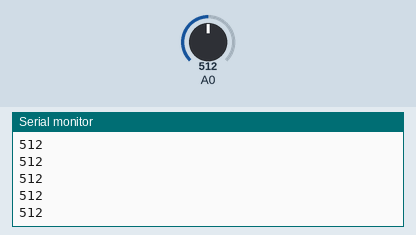
Simulated run of this sketch. Board: Arduino Uno, built with avr-gcc and run on an emulated ATmega328P. Shown: the last lines printed to the serial monitor. The test bench sets the inputs (shaded band); at power-on: A0 = 512.

Above: at 1.2 s.
1.3 s: A0 set to 716
At 1.9 s:
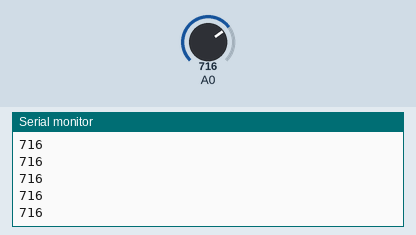
2.8 s: A0 set to 810
At 3.5 s:
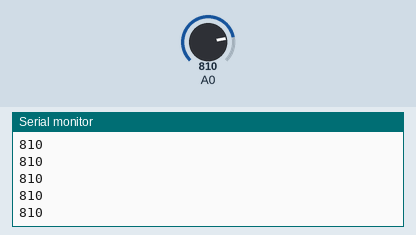
Timing chart, 0 to 5.8 s (numbered marks = the images above; inputs shaded):
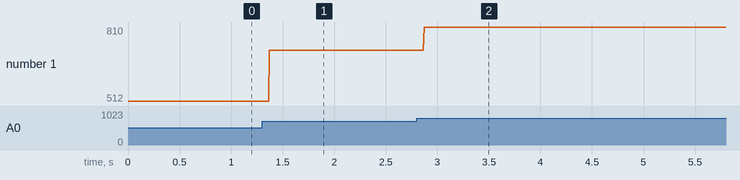

The sketch:

respiratoryPhasing.ino
```cpp
//# TO BE CHOSEN BY USER #

// Choice between exhalation or inhalation phase
//String user_resp_choice = "exhale";
String user_resp_choice = "inhale";

// Choice of phase length (for combination with cardiac phasing)
const int phase_length = 100;

int resp_values[3]; // Save the most recent 3 values for peak detection
float RESP_PEAK_THRESHOLD = 800; // Set initial inhale threshold
float RESP_TROUGH_THRESHOLD = 200; // Set initial exhale threshold
const unsigned long triggerPause = 1000; // Set pause length to avoid multiple triggers per phase
unsigned long previousBreathTime = 0; // Initialise time of previous breath

int prev5_peaks[5] = {500,500,500,500,500}; // Initialise array to save the previous 5 trigger locations
float current_time = millis();

// Initialise times for trigger output
float next_stop_time = current_time;
float next_start_time = current_time;
int i = 0;

// Setup code to run once:
void setup() {

  // Set baud rate
  Serial.begin(9600);

}


// Function to add a new element to the end of an array and delete the 0th element
void shiftArray(int arr[], int newElement, int size) {
  // Shift all elements one place to the left, deleting 0th
  for (int i = 0; i < size - 1; i++) {
    arr[i] = arr[i + 1];
  }
  // Add the new element to the end
  arr[size - 1] = newElement;
}

// Function to calculate the average of all values in an array
int avgArray(int arr[], int size) {
  int sum = 0;
  // Loop through each element and add it to the sum
  for (int i = 0; i < size; i++) {
    sum += arr[i];
  }
  // Divide the sum by the number of elements in array
  int avg = sum/size;

  return avg;
}

// Main code to run repeatedly:
void loop() {

  // Read the real-time respiratory value and print to monitor
  int current_resp_value = analogRead(A0);
  Serial.print(current_resp_value);

  // Update the array storing the most recent 3 respiratory values
  shiftArray(resp_values, current_resp_value, 3);
  float current_time = millis();

  // After two phases have been detected, start the triggering output
  if (i > 2){

    // Output zeros when not in selected phase
    if ((current_time > next_stop_time) || (current_time < next_start_time)){
      Serial.print(", ");
      Serial.print("0");
      digitalWrite(13, LOW);

    }
    // Output trigger at selected phase
    if ((current_time > next_start_time) && (current_time < next_stop_time)){
      Serial.print(", ");
      Serial.print("1000");
      digitalWrite(13, HIGH);

    }
  }
  Serial.println("");

  // Peak detection for if user chooses inhalation phase
  if (user_resp_choice == "inhale") {
    // Local peak detection above threshold if trigger pause has elapsed
    if ((resp_values[1] >= RESP_PEAK_THRESHOLD) && (resp_values[1] >= resp_values[2])
      && (resp_values[1] > resp_values[0]) && (millis()-previousBreathTime > triggerPause)) {

        i++; // Increment peak count
        shiftArray(prev5_peaks, resp_values[1], 5); // Save new peak value
        int prev5_peaks_average = avgArray(prev5_peaks, 5); // Calculate new cycle length average
        RESP_PEAK_THRESHOLD = 0.9*prev5_peaks_average; // Adapt threshold

        // Reset times for trigger output
        next_start_time = current_time;
        next_stop_time = current_time + phase_length;
        previousBreathTime = current_time;
    }
  }

  // Trough detection for if user chooses exhalation phase
  if (user_resp_choice == "exhale") {
    // Local trough detection below threshold if trigger pause has elapsed
    if ((resp_values[1] <= RESP_TROUGH_THRESHOLD) && (resp_values[1] <= resp_values[2])
      && (resp_values[1] < resp_values[0]) && (millis()-previousBreathTime > triggerPause)) {

        i++; // Increment peak count
        shiftArray(prev5_peaks, resp_values[1], 5); // Save new trough value
        int prev5_peaks_average = avgArray(prev5_peaks, 5); // Calculate new cycle length average
        RESP_TROUGH_THRESHOLD = 0.9*prev5_peaks_average; // Adapt threshold

        // Reset times for trigger output
        next_start_time = current_time;
        next_stop_time = current_time + phase_length;
        previousBreathTime = current_time;
    }

  }
  delay(1);
}
```

Measured:
- after the input at 1.3 s, the serial monitor: prints a new line after 0.07 s (image 1)
- after the input at 2.8 s, the serial monitor: prints a new line after 0.07 s (image 2)
- plotted number 1: 512 → 716 after the input at 1.3 s, 716 → 810 after the input at 2.8 s
